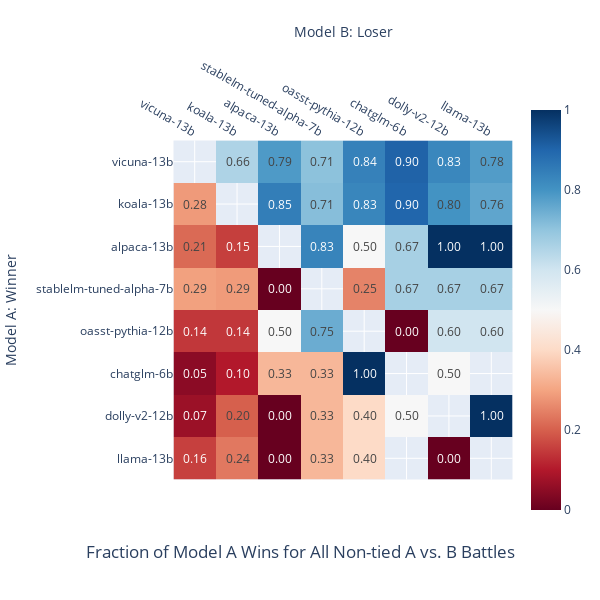

Notebook code for this chart:
### Code cell
fig = visualize_pairwise_win_fraction(data_no_ties,
      title = "Fraction of Model A Wins for All Non-tied A vs. B Battles")
fig

### Figure 1 — Plotly figure (JSON) as saved in the notebook; plotly's stock layout.template omitted (floating-point values rounded to 4 significant figures)
{"data": [{"coloraxis": "coloraxis", "hovertemplate": "Model A: %{y}<br>Model B: %{x}<br>Fraction of A Wins: %{z}<extra></extra>", "name": "0", "texttemplate": "%{z:.2f}", "type": "heatmap", "x": ["vicuna-13b", "koala-13b", "alpaca-13b", "stablelm-tuned-alpha-7b", "oasst-pythia-12b", "chatglm-6b", "dolly-v2-12b", "llama-13b"], "xaxis": "x", "y": ["vicuna-13b", "koala-13b", "alpaca-13b", "stablelm-tuned-alpha-7b", "oasst-pythia-12b", "chatglm-6b", "dolly-v2-12b", "llama-13b"], "yaxis": "y", "z": [[null, 0.6552, 0.7857, 0.7059, 0.8393, 0.9048, 0.8276, 0.7812], [0.2845, null, 0.8462, 0.7143, 0.8286, 0.9, 0.8, 0.7647], [0.2143, 0.1538, null, 0.8333, 0.5, 0.6667, 1, 1], [0.2941, 0.2857, 0, null, 0.25, 0.6667, 0.6667, 0.6667], [0.1429, 0.1429, 0.5, 0.75, null, 0, 0.6, 0.6], [0.04762, 0.1, 0.3333, 0.3333, 1, null, 0.5, null], [0.06897, 0.2, 0, 0.3333, 0.4, 0.5, null, 1], [0.1562, 0.2353, 0, 0.3333, 0.4, null, 0, null]]}], "layout": {"coloraxis": {"colorscale": [[0, "rgb(103,0,31)"], [0.1, "rgb(178,24,43)"], [0.2, "rgb(214,96,77)"], [0.3, "rgb(244,165,130)"], [0.4, "rgb(253,219,199)"], [0.5, "rgb(247,247,247)"], [0.6, "rgb(209,229,240)"], [0.7, "rgb(146,197,222)"], [0.8, "rgb(67,147,195)"], [0.9, "rgb(33,102,172)"], [1, "rgb(5,48,97)"]]}, "height": 600, "title": {"text": "Fraction of Model A Wins for All Non-tied A vs. B Battles", "x": 0.5, "y": 0.07}, "width": 600, "xaxis": {"anchor": "y", "constrain": "domain", "domain": [0, 1], "scaleanchor": "y", "side": "top", "title": {"text": " Model B: Loser"}}, "yaxis": {"anchor": "x", "autorange": "reversed", "constrain": "domain", "domain": [0, 1], "title": {"text": "Model A: Winner"}}}}
